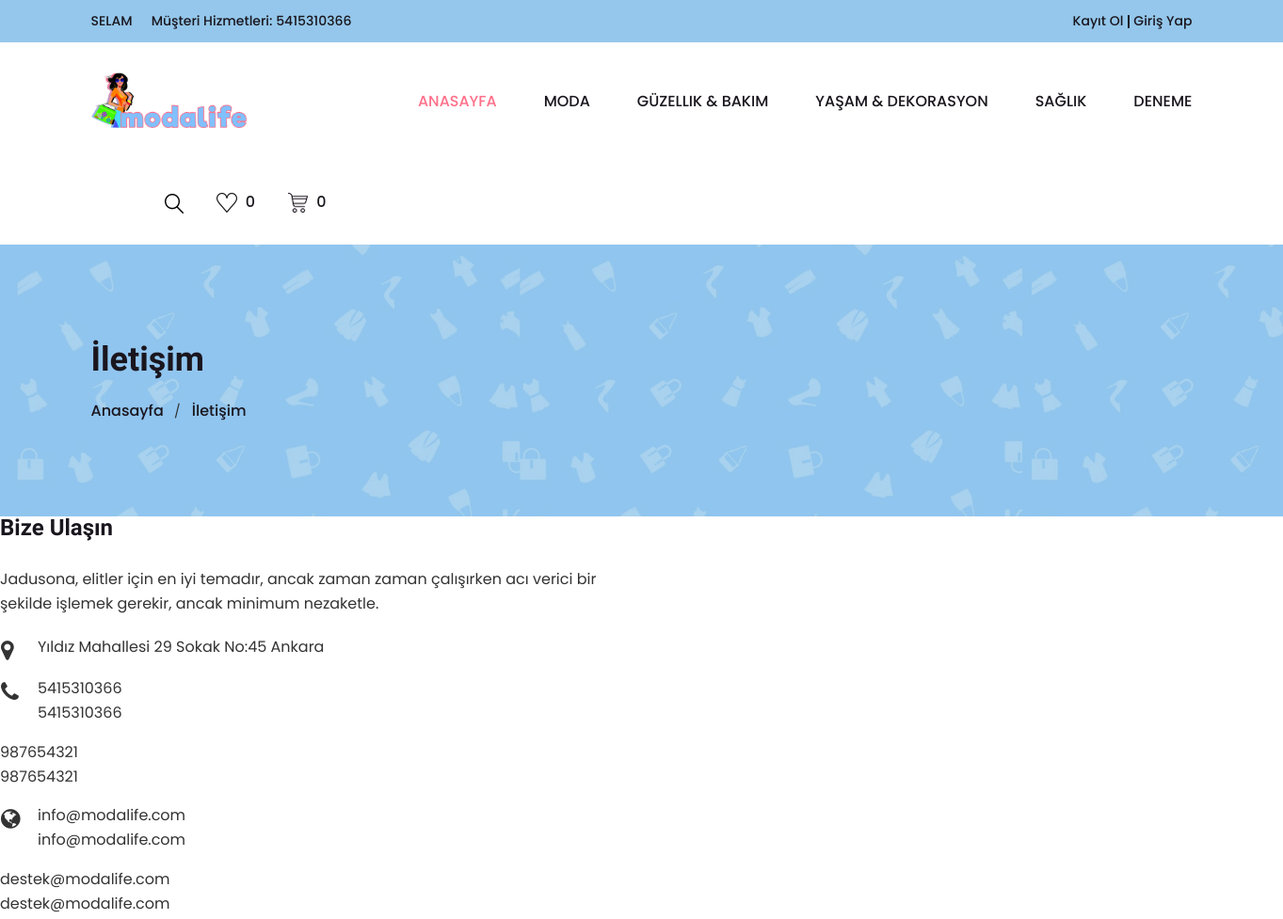
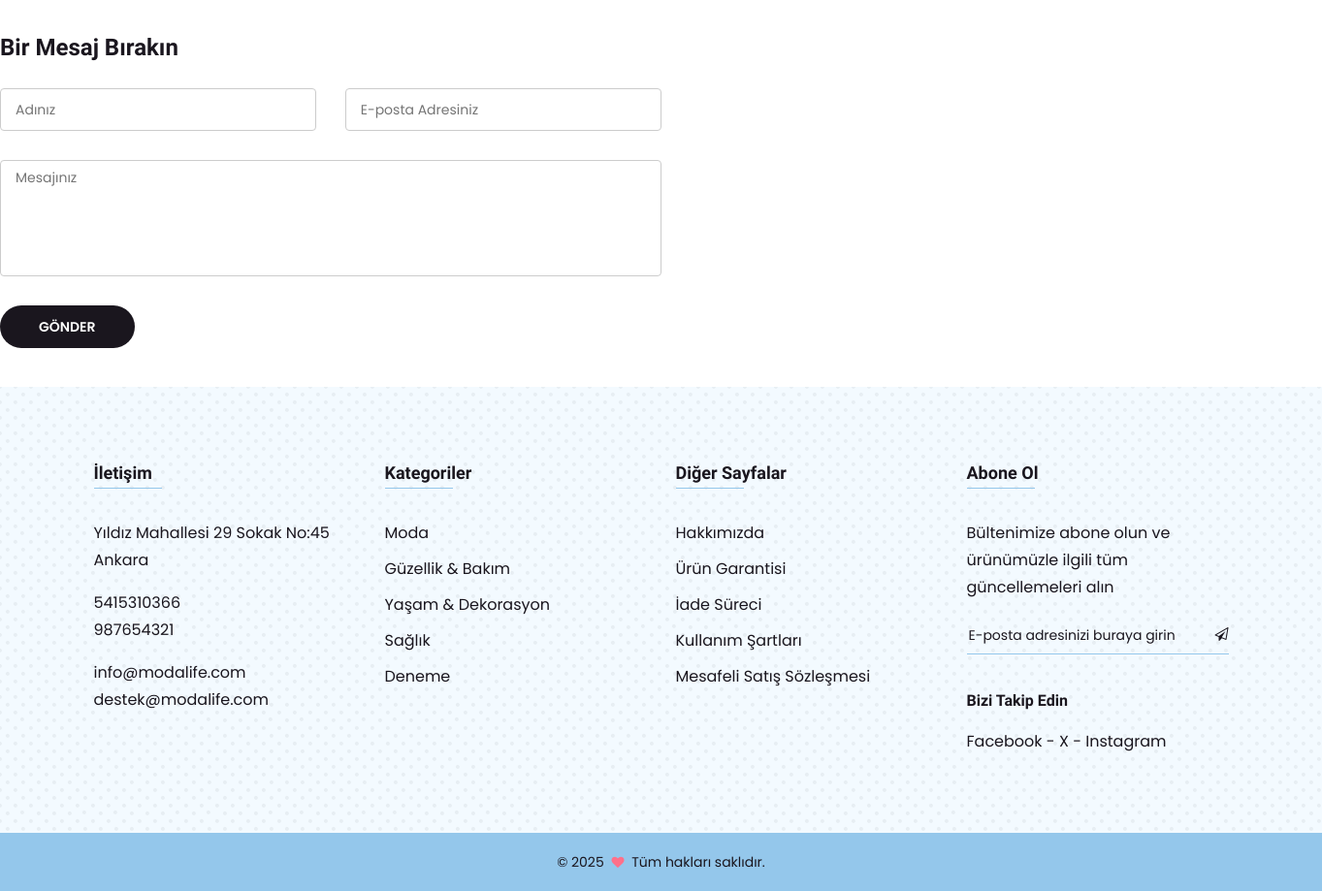
/eticaret/contact.php, run on the app's committed database (2 pictures, top to bottom).
### tables this page shows
CREATE TABLE IF NOT EXISTS `firma_bilgileri` (
  `KAYIT_ID` int(11) NOT NULL AUTO_INCREMENT,
  `FIRMA_ADI` varchar(100) DEFAULT NULL,
  `FIRMA_TELEFON1` varchar(50) DEFAULT NULL,
  `FIRMA_TELEFON2` varchar(50) DEFAULT NULL,
  `FIRMA_EPOSTA1` varchar(50) DEFAULT NULL,
  `FIRMA_EPOSTA2` varchar(50) DEFAULT NULL,
  `SLOGAN` varchar(100) DEFAULT NULL,
  `FACEBOOK` varchar(100) DEFAULT NULL,
  `INSTAGRAM` varchar(100) DEFAULT NULL,
  `X` varchar(100) DEFAULT NULL,
  `LOGO` varchar(50) DEFAULT NULL,
  `ADRES` varchar(500) DEFAULT NULL,
  PRIMARY KEY (`KAYIT_ID`)
);

CREATE TABLE IF NOT EXISTS `ana_kategori` (
  `KAYIT_ID` int(11) NOT NULL AUTO_INCREMENT,
  `ANA_KATEGORI_ADI` varchar(50) NOT NULL,
  PRIMARY KEY (`KAYIT_ID`),
  UNIQUE KEY `KATEGORI_ADI` (`ANA_KATEGORI_ADI`)
);

### eticaret/view/iletisimicerik.php (the view, shortened to what this page needs)
   <div class="contact-info-wrap col-md-6 col-12 mb-40">
       <h3>Bize Ulaşın</h3>
       <p>Jadusona, elitler için en iyi temadır, ancak zaman zaman çalışırken acı verici bir şekilde işlemek gerekir, ancak minimum nezaketle.</p>
       <ul class="contact-info">
           <li>
               <i class="fa fa-map-marker"></i>
               <p><?= $Adres ?></p>
           </li>
           <li>
               <i class="fa fa-phone"></i>
               <p><a href="#"><?= $Telefon1 ?></a><a href="#"><?= $Telefon1 ?></a></p>
               <p><a href="#"><?= $Telefon2 ?></a><a href="#"><?= $Telefon2 ?></a></p>
           </li>
           <li>
               <i class="fa fa-globe"></i>
               <p><a href="#"><?= $Eposta1 ?></a><a href="#"><?= $Eposta1 ?></a></p>
               <p><a href="#"><?= $Eposta2 ?></a><a href="#"><?= $Eposta2 ?></a></p>
           </li>
       </ul>
   </div>
   <div class="contact-form-wrap col-md-6 col-12 mb-40">
       <h3>Bir Mesaj Bırakın</h3>
       <form  id="contact-form" action="https://whizthemes.com/mail-php/other/mail.php" method="post">
           <div class="contact-form">
               <div class="row">
                   <div class="col-lg-6 col-12 mb-30"><input type="text" name="con_name" placeholder="Adınız"></div>
                   <div class="col-lg-6 col-12 mb-30"><input type="email" name="con_email" placeholder="E-posta Adresiniz"></div>
                   <div class="col-12 mb-30"><textarea name="con_message" placeholder="Mesajınız"></textarea></div>
                   <div class="col-12"><input type="submit" value="Gönder"></div>
               </div>
           </div>
       </form>
   </div>
</div>

### eticaret/view/header.php (shortened to what this page needs)
<?php
include 'assets/fonk/mysql.php';
try {
    $session_email = isset($_SESSION['EPOSTA']) ? $_SESSION['EPOSTA'] : '';
    if ($session_email) {
        $stmt_wishlist = $conn->prepare("SELECT COUNT(*) AS wishlist_count FROM kaydedilenler WHERE EPOSTA = :session_email");
        $stmt_wishlist->bindParam(':session_email', $session_email);
        $stmt_wishlist->execute();
        $wishlist_row = $stmt_wishlist->fetch(PDO::FETCH_ASSOC);
        $wishlist_count = $wishlist_row['wishlist_count'];
        $stmt_cart = $conn->prepare("SELECT SUM(ADET) AS total_items, SUM(TOPLAM) AS total_price FROM sepet WHERE EPOSTA = :session_email");
        $stmt_cart->bindParam(':session_email', $session_email);
        $stmt_cart->execute();
        $cart_row = $stmt_cart->fetch(PDO::FETCH_ASSOC);
        if ($cart_row) {
            $total_items = $cart_row['total_items'];
            $total_price = $cart_row['total_price'];
        } else {
            $total_items = 0;
            $total_price = 0;
        }
    } else {
        $wishlist_count = 0;
        $total_items = 0;
        $total_price = 0;
    }
    $stmt = $conn->prepare("SELECT * FROM firma_bilgileri");
    $stmt->execute();
    while ($row = $stmt->fetch(PDO::FETCH_ASSOC)) {
        $Slogan = $row["SLOGAN"];
        $Telefon1 = $row["FIRMA_TELEFON1"];
        $Telefon2 = $row["FIRMA_TELEFON2"];
        $Adres = $row["ADRES"];
        $Eposta1 = $row["FIRMA_EPOSTA1"];
        $Eposta2 = $row["FIRMA_EPOSTA2"];
        $Facebook = $row["FACEBOOK"];
        $Instagram = $row["INSTAGRAM"];
        $X = $row["X"];
    }
} catch(PDOException $e) {
    echo "Sorgu hatası: " . $e->getMessage();
    exit;
}
?>
<div class="header-section section">
    <div class="header-top header-top-one bg-theme-two">
        <div class="container-fluid">
            <div class="row align-items-center justify-content-center">
                <div class="col mt-10 mb-10 d-none d-md-flex">
                    <div class="header-top-left">
                        <?php
                        echo (isset($_SESSION['ADSOYAD']) && isset($_SESSION['EPOSTA'])) ? '<p>Hoşgeldin ' . $_SESSION['ADSOYAD'] . '</p>' : '<p>' . $Slogan . '</p>';
                        ?>
                        <p>Müşteri Hizmetleri: <a href="tel:<?= $Telefon1 ?>"><?= $Telefon1 ?></a></p>
                    </div>
                </div>
                <div class="col mt-10 mb-10">
                    <div class="header-top-right">
                        <?php
                        if (isset($_SESSION['ADSOYAD']) && isset($_SESSION['EPOSTA'])) {
                            echo '<p><a href="my-account.php">Hesabım</a></p>';
                            echo '<p><a href="mesajlar.php">Mesajlar</a></p>';
                        } else {
                            echo '<p><a href="login-register.php">Kayıt Ol</a><a href="login-register.php">Giriş Yap</a></p>';
                        }
                        ?>
                    </div>
                </div>
            </div>
        </div>
    </div>
    <div class="header-bottom header-bottom-one header-sticky">
        <div class="container-fluid">
            <div class="row menu-center align-items-center justify-content-between">
                <div class="col mt-15 mb-15">
                    <div class="header-logo">
                        <a href="index.php">
                            <img src="assets/images/logo.png?t=<?php echo time(); ?>" height="95" alt="Logo">
                        </a>
                    </div>
                </div>
                <div class="col order-2 order-lg-3">
                    <div class="header-shop-links">
                        <div class="header-search">
                            <button class="search-toggle"><img src="assets/images/icons/search.png" alt=""><img class="toggle-close" src="assets/images/icons/close.png" alt="Suche ein-/ausschalten"></button>
                        </div>
                        <div class="header-wishlist">
                            <a href="wishlist.php"><img src="assets/images/icons/wishlist.png" alt="Wunschliste"> <span><?php echo $wishlist_count; ?></span></a>
                        </div>
                        <div class="header-mini-cart">
                            <a href="cart.php"><img src="assets/images/icons/cart.png" alt="Warenkorb">
                                <span>
                                    <?php
                                    if ($total_items > 0) {
                                        echo $total_items . ' (' . number_format($total_price, 2) . ' ₺)';
                                    } else {
                                        echo '0';
                                    }
                                    ?>
                                </span>
                            </a>
                        </div>
                    </div>
                </div>
                <div class="col order-3 order-lg-2">
                    <div class="main-menu">
                        <nav>
                            <ul>
                                <li class="active"><a href="index.php">Anasayfa</a></li>
                                <?php
                                try {
                                    $stmt_categories = $conn->prepare("SELECT * FROM ana_kategori");
                                    $stmt_categories->execute();
                                    while ($category_row = $stmt_categories->fetch(PDO::FETCH_ASSOC)) {
                                        $kategoriler[] = $ana_kategori_adi = $category_row['ANA_KATEGORI_ADI'];
                                        $stmt_subcategories = $conn->prepare("SELECT * FROM alt_kategori WHERE ANA_KATEGORI_ADI = :ana_kategori_adi AND GIZLE=0");
                                        $stmt_subcategories->bindParam(':ana_kategori_adi', $ana_kategori_adi);
                                        $stmt_subcategories->execute();
                                        if ($stmt_subcategories->rowCount() > 0) {
                                            echo '<li><a href="category.php?category=' . urlencode($ana_kategori_adi) . '">' . $ana_kategori_adi . '</a>';
                                            echo '<ul class="sub-menu">';
                                            echo '</ul></li>';
                                        } else {
                                            echo '<li><a href="category.php?category=' . urlencode($ana_kategori_adi) . '">' . $ana_kategori_adi . '</a></li>';
                                        }
                                    }
                                } catch(PDOException $e) {
                                    echo "Sorgu hatası: " . $e->getMessage();
                                    exit;
                                }
                                ?>
                            </ul>
                        </nav>
                    </div>
                </div>
            </div>
        </div>
    </div>
</div>

### eticaret/view/footer.php (shortened to what this page needs)
<div class="footer-top-section section bg-theme-two-light section-padding">
    <div class="container">
        <div class="row mbn-40">
            <div class="footer-widget col-lg-3 col-md-6 col-12 mb-40">
                <h4 class="title">İletişim</h4>
                <p><?= $Adres ?></p>
                <p><a href="tel:<?= $Telefon1 ?>"><?= $Telefon1 ?></a><a href="tel:<?= $Telefon2 ?>"><?= $Telefon2 ?></a></p>
                <p><a href="mailto:<?= $Eposta1 ?>"><?= $Eposta1 ?></a><a href="mailto:<?= $Eposta2 ?>"><?= $Eposta2 ?></a></p>
            </div>
            <div class="footer-widget col-lg-3 col-md-6 col-12 mb-40">
                <h4 class="title">Kategoriler</h4>
                <ul>
                    <?php
                    foreach ($kategoriler as $kategori) {
                        echo "<li><a href='category.php?category=".$kategori."'>".$kategori."</a></li>";
                    }
                    ?>
                </ul>
            </div>
            <div class="footer-widget col-lg-3 col-md-6 col-12 mb-40">
                <h4 class="title">Diğer Sayfalar</h4>
                <ul>
                    <li><a href="hakkimizda.php">Hakkımızda</a></li>
                    <li><a href="garanti.php">Ürün Garantisi</a></li>
                    <li><a href="iade.php">İade Süreci</a></li>
                    <li><a href="kullanicisozlesmesi.php">Kullanım Şartları</a></li>
                    <li><a href="mesafelisatis.php">Mesafeli Satış Sözleşmesi</a></li>
                </ul>
            </div>
            <div class="footer-widget col-lg-3 col-md-6 col-12 mb-40">
                <h4 class="title">Abone Ol</h4>
                <p>Bültenimize abone olun ve ürünümüzle ilgili tüm güncellemeleri alın</p>
                <form id="mc-form" class="mc-form footer-subscribe-form">
                    <input id="mc-email" autocomplete="off" placeholder="E-posta adresinizi buraya girin" name="EMAIL" type="email">
                    <button id="mc-submit" type="submit"><i class="fa fa-paper-plane-o"></i></button>
                </form>
                <h5>Bizi Takip Edin</h5>
                <p class="footer-social"><a href="<?= $Facebook ?>">Facebook</a> - <a href="<?= $X ?>">X</a> - <a href="<?= $Instagram ?>">Instagram</a></p>
            </div>
        </div>
    </div>
</div>
<div class="footer-bottom-section section bg-theme-two pt-15 pb-15">
    <div class="container">
        <div class="row">
            <div class="col text-center">
                <p class="footer-copyright">© 2025 <i class="fa fa-heart heart-icon"></i> Tüm hakları saklıdır.</p>
            </div>
        </div>
    </div>
</div>

### eticaret/assets/css/helper.css (style rules this page uses)
.mt-10 { margin-top: 10px !important; }
.mt-15 { margin-top: 15px !important; }
.mb-10 { margin-bottom: 10px !important; }
.mb-15 { margin-bottom: 15px !important; }
.mb-30 { margin-bottom: 30px !important; }
.mb-40 { margin-bottom: 40px !important; }
.mbn-40 { margin-bottom: -40px !important; }
.pt-15 { padding-top: 15px !important; }
.pb-15 { padding-bottom: 15px !important; }

### data on the page
firma_bilgileri: SLOGAN "SELAM", FIRMA_TELEFON1 "5415310366", ADRES "Yıldız Mahallesi 29 Sokak No:45 Ankara", FIRMA_TELEFON2 "987654321", FIRMA_EPOSTA1 "info@modalife.com", FIRMA_EPOSTA2 "destek@modalife.com"
ana_kategori: ANA_KATEGORI_ADI "MODA"
ana_kategori: ANA_KATEGORI_ADI "GÜZELLIK & BAKIM"
ana_kategori: ANA_KATEGORI_ADI "YAŞAM & DEKORASYON"
ana_kategori: ANA_KATEGORI_ADI "SAĞLIK"
ana_kategori: ANA_KATEGORI_ADI "DENEME"

### other printed values
$wishlist_count "0"
$SayfaBaslik "İletişim"
$kategori "Moda"
$kategori "Güzellik & Bakım"
$kategori "Yaşam & Dekorasyon"
$kategori "Sağlık"
$kategori "Deneme"
